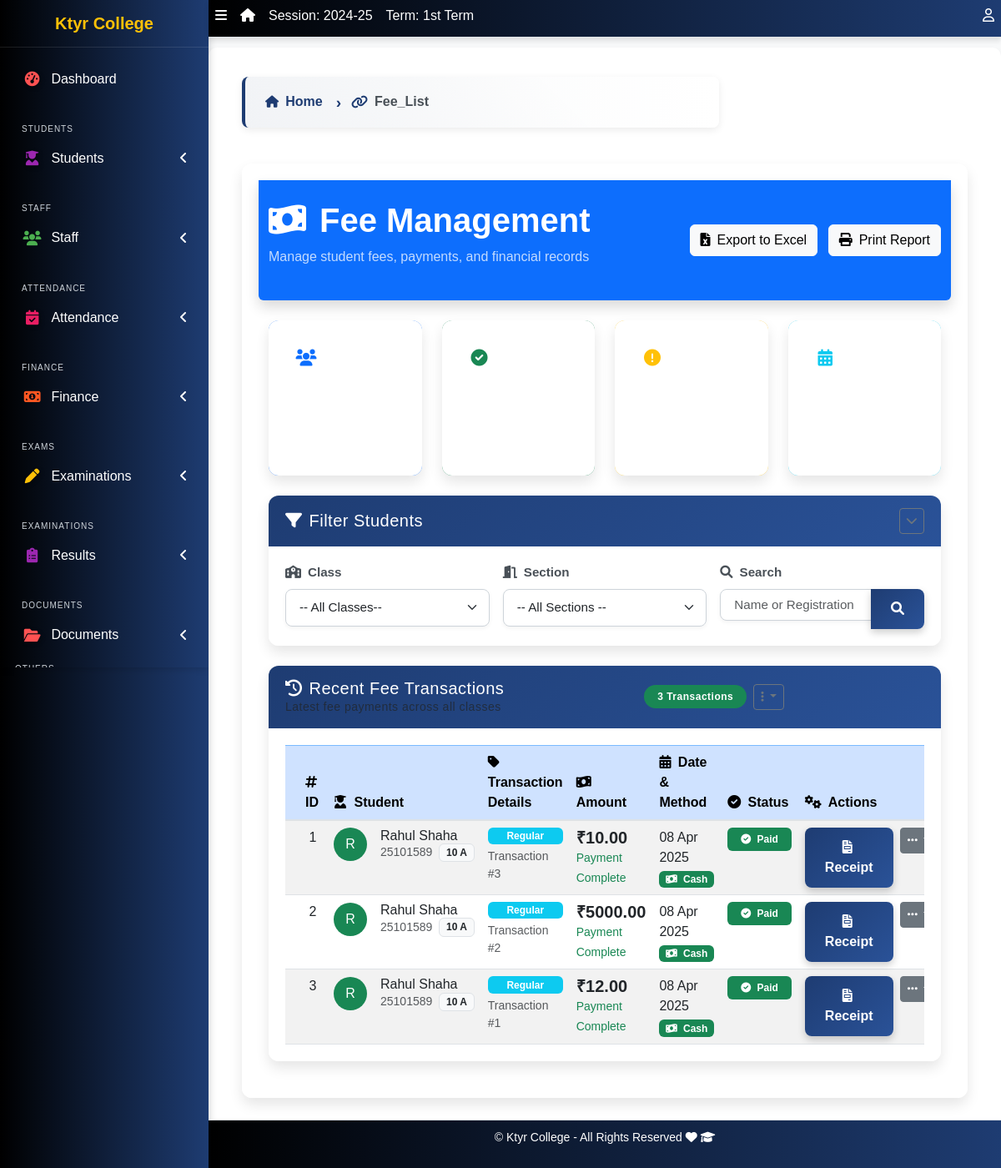
The page /fees/ (signed in) on the database as committed earlier.
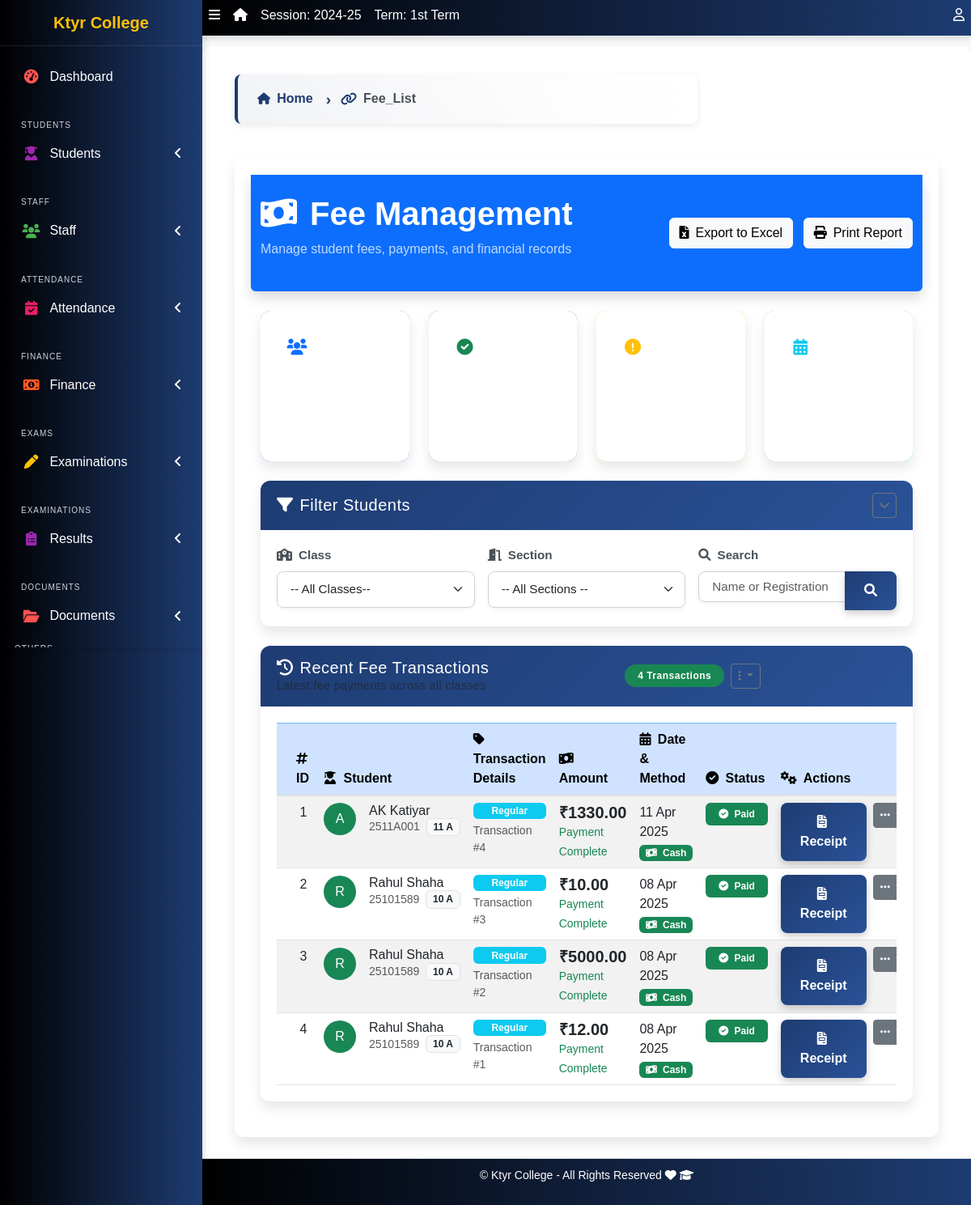
The same page on the database as committed later.
### apps/fees/models.py (models this page shows, shortened)
class FeePayment(models.Model):
    PAYMENT_STATUS = [
        ("Paid", "Paid"),
        ("Pending", "Pending"),
    ]
    PAYMENT_METHODS = [
        ("Cash", "Cash"),
        ("Online", "Online"),
        ("Bank Transfer", "Bank Transfer")
    ]
    student = models.ForeignKey('students.Student', on_delete=models.CASCADE)
    amount = models.DecimalField(max_digits=10, decimal_places=2)
    payment_method = models.CharField(max_length=50, choices=PAYMENT_METHODS)
    date = models.DateTimeField(default=timezone.now)
    status = models.CharField(max_length=20, choices=PAYMENT_STATUS, default="Pending")
    fee_category = models.CharField(max_length=50, default="Regular")

### apps/students/models.py (models this page shows, shortened)
class Student(models.Model):
    STATUS_CHOICES = [("active", "Active"), ("inactive", "Inactive")]
    GENDER_CHOICES = [("male", "Male"), ("female", "Female")]
    category = [("N/A", "N/A"),("Gen", "Gen"), ("OBC", "OBC"), ("SC/ST", "SC/ST"), ("Other", "Other")]
    current_status = models.CharField(
        max_length=10, choices=STATUS_CHOICES, default="active"
    )
    registration_number = models.CharField(max_length=200, unique=True, null=True, blank=True)
    fullname = models.CharField(max_length=200)
    gender = models.CharField(max_length=10, choices=GENDER_CHOICES, default="male")
    category = models.CharField(max_length=10, choices=category, default="N/A")
    aadhar_validator = RegexValidator(
    regex=r'^\d{12}$',
    message="Aadhaar number must be exactly 12 digits.",
    code='invalid_aadhar'
    )
    aadhar = models.CharField(validators=[aadhar_validator], max_length=12, blank=True)
    date_of_birth = models.DateField(default=timezone.now)
    current_class = models.ForeignKey(
        'corecode.StudentClass',
        on_delete=models.SET_NULL,
        blank=True,
        null=True
    )
    section = models.CharField(max_length=10, blank=True)
    date_of_admission = models.DateField(default=timezone.now)
    mobile_num_regex = RegexValidator(
        regex="^[0-9]{10,15}$", message="Entered mobile number isn't in a right format!"
    )
    mobile_number = models.CharField(
        validators=[mobile_num_regex], max_length=13, blank=True
    )
    email_id = models.EmailField(max_length=254, blank=True)
    Father_name = models.CharField(max_length=255, null=False, blank=False)
    Father_mobile_number = models.CharField( validators=[mobile_num_regex] ,max_length=15,)
    Father_aadhar = models.CharField(validators=[aadhar_validator], max_length=12, blank=True)
    Mother_name = models.CharField(max_length=255, null=True, blank=True)
    address = models.TextField(blank=True)
    others = models.TextField(blank=True)
    passport = models.ImageField(blank=True, upload_to="students/passports/")
    class Meta:
        ordering = ["fullname",]

### apps/corecode/models.py (models this page shows)
class StudentClass(models.Model):
    name = models.CharField(max_length=200, unique=True)
    class Meta:
        verbose_name = "Class"
        verbose_name_plural = "Classes"
        ordering = ["name"]
    def __str__(self):
        return self.name

### apps/fees/views.py (the view)
# urls.py: path('', views.fee_list, name='fee_list'),
@login_required
def fee_list(request):
    filter_form = ClassSectionFilterForm(request.GET)
    students = Student.objects.filter(current_status='active')
    if filter_form.is_valid():
        if filter_form.cleaned_data['class_name']:
            students = students.filter(current_class=filter_form.cleaned_data['class_name'])
        if filter_form.cleaned_data['section']:
            students = students.filter(section=filter_form.cleaned_data['section'])
    search = request.GET.get('search')
    if search:
        students = students.filter(
            Q(fullname__icontains=search) |
            Q(registration_number__icontains=search)
        )
    students = students.annotate(
        paid_fee=Coalesce(
            Sum(
                'feepayment__amount',
                filter=Q(feepayment__status='Paid'),
                output_field=DecimalField()
            ),
            0,
            output_field=DecimalField()
        )
    )
    for student in students:
        pending_fees = PendingFee.objects.filter(student=student, paid=False)
        student.total_pending = sum(fee.get_discounted_amount() for fee in pending_fees)
        try:
            fee_settings = FeeSettings.objects.get(
                class_name=student.current_class,
                section=student.section
            )
        except FeeSettings.DoesNotExist:
            try:
                fee_settings = FeeSettings.objects.get(
                    class_name=student.current_class,
                    section=''
                )
            except FeeSettings.DoesNotExist:
                fee_settings = None
        if fee_settings:
            student.total_fee = sum(fee.amount - fee.discount for fee in fee_settings.fees.all())
        else:
            student.total_fee = 0
        student.due_fee = student.total_pending
    recent_payments = FeePayment.objects.select_related('student').order_by('-date')[:10]
    context = {
        'filter_form': filter_form,
        'students': students,
        'recent_payments': recent_payments,
        'today': timezone.now()
    }
    return render(request, 'fees/fee_list.html', context)

### apps/corecode/filters.py
class ClassSectionFilterForm(forms.Form):
    class_name = forms.ModelChoiceField(
        queryset=StudentClass.objects.all(),
        required=False,
        empty_label="-- All Classes--",
        label="Select Class",
        widget=forms.Select(attrs={
            'class': 'form-select',
            'onchange': 'this.form.submit()',
            'id': 'class-filter'
        }),
    )
    section = forms.ChoiceField(
        choices=[],
        required=False,
        label="Select Section",
        widget=forms.Select(attrs={
            'class': 'form-select',
            'onchange': 'this.form.submit()',
            'id': 'section-filter'
        }),
    )
    def __init__(self, *args, **kwargs):
        super().__init__(*args, **kwargs)
        sections = Student.objects.values_list('section', flat=True).distinct()
        section_choices = [('', '-- All Sections --')] + [(section, section) for section in sections if section]
        self.fields['section'].choices = section_choices

### apps/fees/models.py (called while the page is built)
    def get_discounted_amount(self):
        return self.amount - (self.amount * self.discount / 100)

### apps/fees/templates/fees/fee_list.html (shortened to what the changed rows need)
{% extends 'base.html' %}
{% load static %}
{% block content %}
<div class="bg-primary text-white py-4 mb-4 rounded-bottom shadow">
    <div class="container">
        <div class="row align-items-center">
            <div class="col-md-6">
                <h1 class="fw-bold"><i class="fas fa-money-bill-wave me-3"></i>Fee Management</h1>
            </div>
        </div>
    </div>
</div>
<div class="container">
    <div class="row mb-4">
        <div class="col-md-3 mb-4 mb-md-0">
            <div class="card bg-primary bg-gradient text-white shadow h-100">
                <div class="card-body p-3">
                    <h2 class="display-6 fw-bold mb-0">{{ students|length }}</h2>
                </div>
            </div>
        </div>
        <div class="col-md-3 mb-4 mb-md-0">
            <div class="card bg-success bg-gradient text-white shadow h-100">
                <div class="card-body p-3">
                    <h2 class="display-6 fw-bold mb-0">{{ recent_payments|length }}</h2>
                </div>
            </div>
        </div>
        <div class="col-md-3 mb-4 mb-md-0">
            <div class="card bg-warning bg-gradient text-white shadow h-100">
                <div class="card-body p-3">
                    <h2 class="display-6 fw-bold mb-0">{{ students|length }}</h2>
                </div>
            </div>
        </div>
        <div class="col-md-3">
            <div class="card bg-info bg-gradient text-white shadow h-100">
                <div class="card-body p-3">
                    <h2 class="display-6 fw-bold mb-0">{{ today|date:"d M" }}</h2>
                </div>
            </div>
        </div>
    </div>
    <div class="card shadow-sm mb-4">
        <div class="card-header bg-light d-flex justify-content-between align-items-center">
            <div class="d-flex align-items-center">
                <span class="badge bg-success rounded-pill me-2 px-3 py-2">{{ recent_payments|length }} Transactions</span>
                <div class="dropdown">
                    <button class="btn btn-sm btn-outline-secondary dropdown-toggle" type="button" id="paymentDropdownMenuButton" data-bs-toggle="dropdown" aria-expanded="false">
                    </button>
                </div>
            </div>
        </div>
        <div class="card-body p-0">
            <div class="table-responsive">
                <table class="table table-hover table-striped mb-0">
                    <thead class="table-primary">
                        <tr>
                            <th width="5%"><i class="fas fa-hashtag me-1"></i> ID</th>
                            <th width="20%"><i class="fas fa-user-graduate me-1"></i> Student</th>
                            <th width="15%"><i class="fas fa-tag me-1"></i> Transaction Details</th>
                            <th width="15%"><i class="fas fa-money-bill-wave me-1"></i> Amount</th>
                            <th width="15%"><i class="fas fa-calendar-alt me-1"></i> Date & Method</th>
                            <th width="10%"><i class="fas fa-check-circle me-1"></i> Status</th>
                            <th width="20%"><i class="fas fa-cogs me-1"></i> Actions</th>
                        </tr>
                    </thead>
                    <tbody>
                        {% for payment in recent_payments %}
                        <tr>
                            <td class="text-center">{{ forloop.counter }}</td>
                            <td>
                                <div class="d-flex align-items-center">
                                    <div class="rounded-circle bg-{% if payment.status == 'Paid' %}success{% else %}warning{% endif %} text-white me-3 d-flex align-items-center justify-content-center" style="width: 40px; height: 40px; font-size: 16px;">
                                        {{ payment.student.fullname|slice:":1" }}
                                    </div>
                                    <div>
                                        <h6 class="mb-0">{{ payment.student.fullname }}</h6>
                                        <div class="d-flex align-items-center">
                                            <small class="text-muted me-2">{{ payment.student.registration_number }}</small>
                                            <span class="badge bg-light text-dark border">{{ payment.student.current_class }} {{ payment.student.section }}</span>
                                        </div>
                                    </div>
                                </div>
                            </td>
                            <td>
                                <div class="d-flex flex-column">
                                    <span class="badge bg-info mb-1">{{ payment.fee_category }}</span>
                                    <small class="text-muted">Transaction #{{ payment.id }}</small>
                                </div>
                            </td>
                            <td>
                                <h5 class="mb-0 fw-bold">₹{{ payment.amount }}</h5>
                                <small class="text-{% if payment.status == 'Paid' %}success{% else %}warning{% endif %}">
                                    {% if payment.status == 'Paid' %}Payment Complete{% else %}Pending Confirmation{% endif %}
                                </small>
                            </td>
                            <td>
                                <div class="d-flex flex-column">
                                    <span>{{ payment.date|date:"d M Y" }}</span>
                                    <span class="badge {% if payment.payment_method == 'Cash' %}bg-success{% elif payment.payment_method == 'Online' %}bg-primary{% else %}bg-info{% endif %} mt-1">
                                        <i class="fas {% if payment.payment_method == 'Cash' %}fa-money-bill-wave{% elif payment.payment_method == 'Online' %}fa-globe{% else %}fa-university{% endif %} me-1"></i>
                                        {{ payment.payment_method }}
                                    </span>
                                </div>
                            </td>
                            <td>
                                <span class="badge {% if payment.status == 'Paid' %}bg-success{% else %}bg-warning{% endif %} px-3 py-2">
                                    {% if payment.status == 'Paid' %}<i class="fas fa-check-circle me-1"></i>{% else %}<i class="fas fa-clock me-1"></i>{% endif %}
                                    {{ payment.status }}
                                </span>
                            </td>
                            <td>
                                <div class="d-flex">
                                    <a href="{% url 'fees:generate_receipt' payment.id %}" class="btn btn-sm btn-primary me-2" target="_blank" title="View Receipt">
                                        <i class="fas fa-file-invoice me-1"></i> Receipt
                                    </a>
                                    <div class="dropdown">
                                        <button class="btn btn-sm btn-secondary dropdown-toggle" type="button" data-bs-toggle="dropdown">
                                            <i class="fas fa-ellipsis-h"></i>
                                        </button>
                                    </div>
                                </div>
                            </td>
                        </tr>
                        {% endfor %}
                    </tbody>
                </table>
            </div>
        </div>
    </div>
</div>
{% endblock %}

Rows that differ between the two databases and show on the page:
added FeePayment: student.fullname "A", student.fullname "AK Katiyar", student.registration_number "2511A001", student.current_class "11", student.section "A", fee_category "Regular", id "4", amount "1330.00", shows "Payment Complete", date "11 Apr 2025", payment_method "Cash", status "Paid"
Other text that changed with them:
{{ recent_payments|length }}: "3" → "4"
